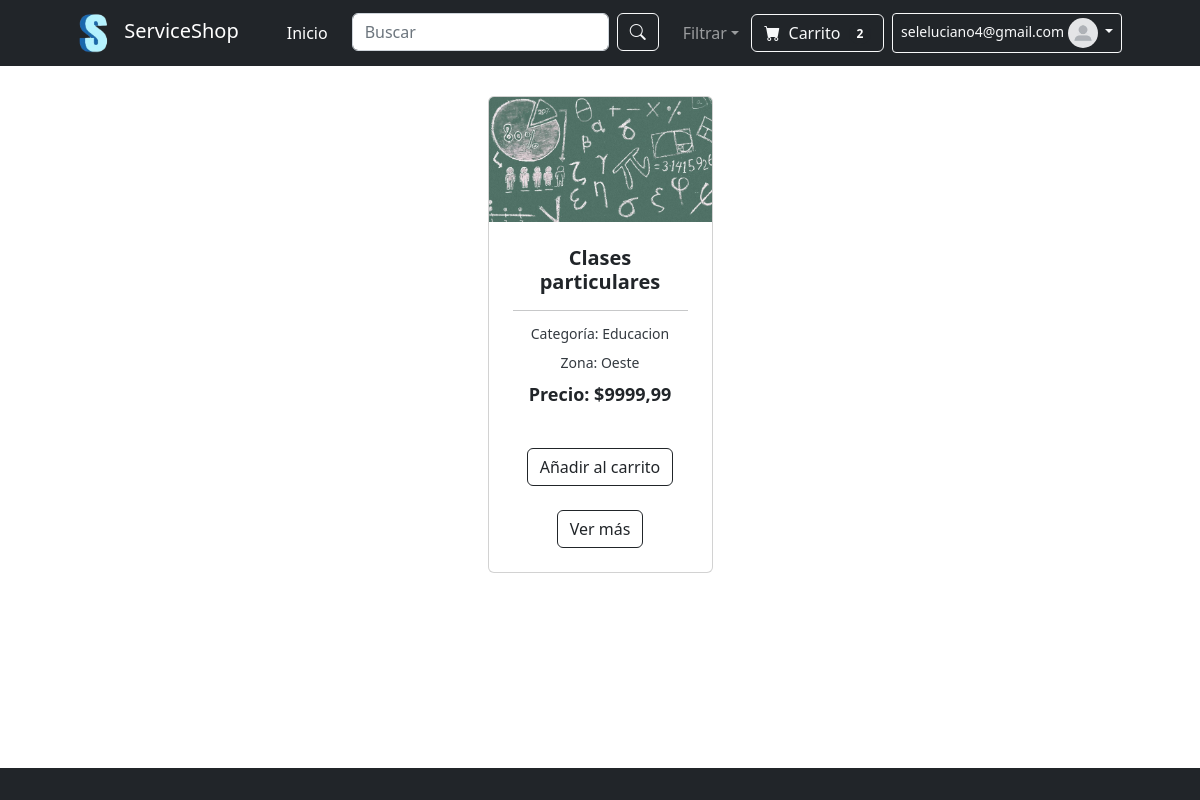
The app's page /appserviceshop/ (signed in), older data.
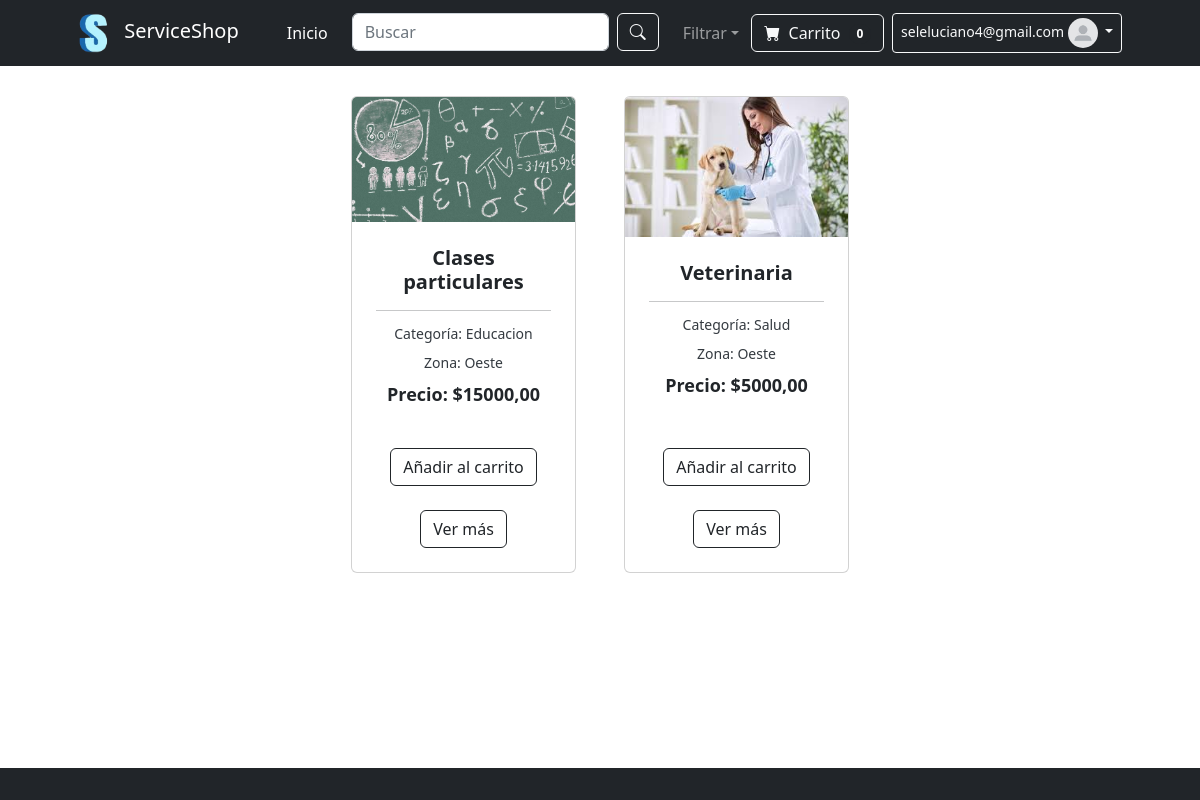
The same page, newer data.
### appserviceshop/models.py (models this page shows, shortened)
class Servicio(models.Model):
    CATEGORIA_CHOICES = [
        ('Tecnologia', 'Tecnología'),
        ('Educacion', 'Educación'),
        ('Salud', 'Salud'),
        ('Alimentacion', 'Alimentación'),
    ]
    ZONA_CHOICES = [
        ('Norte', 'Norte'),
        ('Sur', 'Sur'),
        ('Este', 'Este'),
        ('Oeste', 'Oeste'),
    ]
    name = models.CharField(max_length=100)  # Nombre del servicio
    categoria = models.CharField(max_length=20, choices=CATEGORIA_CHOICES)  # Categoría
    precio = models.DecimalField(max_digits=10, decimal_places=2)  # Precio del servicio
    zona = models.CharField(max_length=20, choices=ZONA_CHOICES)  # Zona
    descripcion = models.TextField()  # Descripción del servicio
    disponibilidadhoraria = models.CharField(max_length=100)  # Disponibilidad horaria
    imagen = models.ImageField(upload_to='imgservices/')
    creacion = models.DateTimeField(auto_now_add=True)  # Fecha de creación
    actualizacion = models.DateTimeField(auto_now=True)  # Fecha de última actualización
    vendedor = models.ForeignKey(User, on_delete=models.CASCADE, related_name="servicios")

### appserviceshop/views.py (the view)
# urls.py: path('',views.Inicio,name="inicio"),
@login_required
def Inicio(request):
    servicios = Servicio.objects.all()  # Ejemplo, ajusta según tu modelo
    return render(request, 'index.html')

### appserviceshop/context_processors.py (called while the page is built)
def avatar_processor(request):
    if request.user.is_authenticated:
        avatar = Avatar.objects.filter(user=request.user).first()
        if avatar and avatar.imagen:
            imagen = avatar.imagen.url  # Si el usuario tiene un avatar, usa su URL
        else:
            imagen = static('img/predeterminado.jpg')  # Imagen predeterminada si no tiene avatar
    else:
        imagen = static('img/predeterminado.jpg')  # Imagen predeterminada para usuarios no autenticados
    return {'imagen': imagen}

def servicios_context(request):
    servicios = Servicio.objects.all()
    return {'servicios': servicios}

def ventas_context(request):
    if request.user.is_authenticated:
        ventas_list = Ventas_M.objects.filter(vendedor=request.user)
    else:
        ventas_list = []
    return {
        'ventas_list': ventas_list
    }

### appserviceshop/templates/index.html
{% extends "padre.html" %}
{% load static %}
{% block contenidoQueCambia %}
<section class="py-5">
    <div class="container px-4 px-lg-5 mt-5">
        <div class="row gx-4 gx-lg-5 row-cols-2 row-cols-md-3 row-cols-xl-4 justify-content-center">
            {% for servicio in servicios %}
            <div class="col mb-5">
                <div class="card h-100">
                    <img class="card-img-top" src="{{ servicio.imagen.url }}" alt="{{ servicio.name }}" />
                    <div class="card-body p-4">
                        <div>
                            <h5 style="font-size: 1.25rem; font-weight: 700; margin-bottom: 0.5rem; text-align: center;">{{ servicio.name }}</h5>
                            <hr style="margin-bottom: 0.75rem;">
                            <p style="font-size: 0.875rem; color: #343a40; margin-bottom: 0.5rem; text-align: center;">
                                Categoría: <span style="font-weight: 500;">{{ servicio.categoria }}</span>
                            </p>
                            <p style="font-size: 0.875rem; color: #343a40; margin-bottom: 0.5rem; text-align: center;">
                                Zona: <span style="font-weight: 500;">{{ servicio.zona }}</span>
                            </p>
                            <p style="font-size: 1.125rem; font-weight: 700; color: #212529; text-align: center;">
                                Precio: ${{ servicio.precio }}
                            </p>
                        </div>
                    </div>
                    <div class="card-footer p-4 pt-0 border-top-0 bg-transparent">
                        <div class="text-center">
                            <a class="btn btn-outline-dark mt-auto" href="{% url 'anadir_al_carrito' servicio.id %}">Añadir al carrito</a>
                            <br></br>
                            <a class="btn btn-outline-dark mt-auto" href="{% url 'Detail' servicio.id %}">Ver más</a>
                        </div>
                    </div>
                </div>
            </div>
            {% empty %}
            <p>No hay servicios disponibles en este momento.</p>
            {% endfor %}
        </div>
    </div>
</section>
{% endblock %}

### appserviceshop/templates/padre.html (shortened to what this page needs)
{% load static %}
<!DOCTYPE html>
<html lang="es">
<head>
    <link href="https://cdn.jsdelivr.net/npm/bootstrap-icons@1.5.0/font/bootstrap-icons.css" rel="stylesheet" />
    <link href="{% static 'css/styles.css' %}" rel="stylesheet" />
</head>
<body class="d-flex flex-column min-vh-100">
    {% if not hide_navbar %}
    <nav class="navbar navbar-expand-lg navbar-dark bg-dark fixed-top">
        <div class="container px-4 px-lg-5">
            <a class="navbar-brand" href="{% url 'inicio' %}">
                <img src="{% static 'img/logo.png' %}" alt="Logo" style="height: 40px; margin-right: 10px;">
                ServiceShop
            </a>
            <div class="collapse navbar-collapse" id="navbarSupportedContent">
                <ul class="navbar-nav me-auto mb-2 mb-lg-0 ms-lg-4">
                    <li class="nav-item">
                        <a class="nav-link active" aria-current="page" href="{% url 'inicio' %}">Inicio</a>
                    </li>
                    <li class="nav-item">
                        <form class="d-flex mx-3" style="max-width: 400px;">
                            <input class="form-control me-2" type="search" placeholder="Buscar" aria-label="Search">
                            <button class="btn btn-outline-light" type="submit">
                                <i class="bi-search"></i>
                            </button>
                        </form>
                    </li>
                    <li class="nav-item dropdown">
                        <a class="nav-link dropdown-toggle" id="navbarDropdown" href="#" role="button"
                            data-bs-toggle="dropdown" aria-expanded="false">Filtrar</a>
                    </li>
                </ul>
                <div class="d-flex align-items-center">
                    <a href="{% url 'ver_carrito' %}" class="btn btn-outline-light btn-smaller me-2">
                        <i class="bi-cart-fill me-1"></i>
                        Carrito
                        <span class="badge bg-dark text-white ms-1 rounded-pill badge-smaller">
                            {{ carrito_cantidad }}
                        </span>
                    </a>
                    <div class="dropdown">
                        <button class="btn btn-sm btn-outline-light dropdown-toggle" type="button"
                            id="dropdownMenuButton" data-bs-toggle="dropdown" aria-expanded="false">
                            {{ user.username }}
                            <img src="{{ imagen }}" alt="Avatar del usuario" class="avatar-small">
                        </button>
                    </div>
                </div>
            </div>
        </div>
    </nav>
    {% endif %}
<div id="toast-container" aria-live="polite" aria-atomic="true" class="position-fixed top-0 end-0 p-3">
</div>
    {% block contenidoQueCambia %}
    {% endblock %}
    <footer class="bg-dark text-light py-3 mt-auto">
    </footer>
</body>
</html>

Row changes from the older to the newer data that the page shows:
changed Servicio "Clases particulares": precio "9999,99" → "15000,00"
added Servicio: imagen (picture), name "Veterinaria", categoria "Salud", zona "Oeste", precio "5000,00"
Text that changed along with them:
{{ carrito_cantidad }}: "2" → "0"
